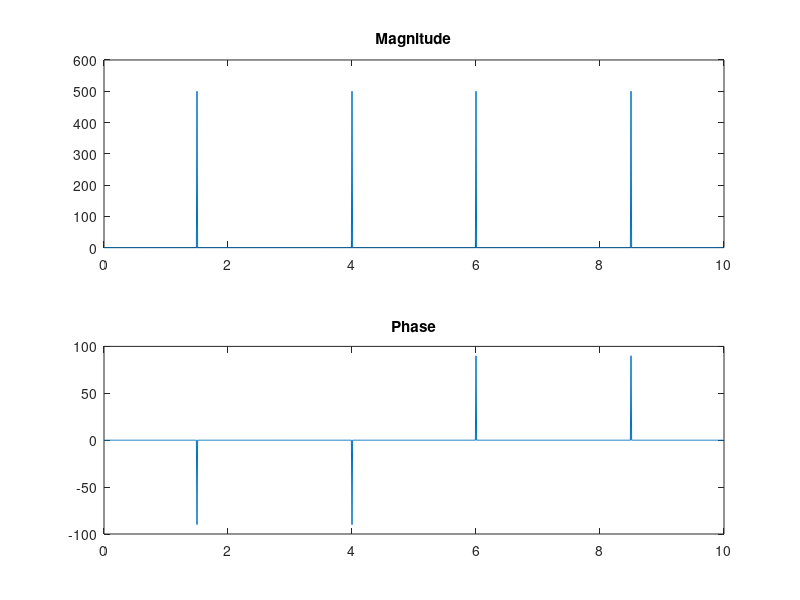

Write MATLAB code to recreate this figure.
t=0:1/100 : 10-1/100; %Time vector
x= sin(2*pi*15*t)+sin(2*pi*40*t); %Signal
y= fft(x) %Compute DFT of x
m=abs(y);
y(m<1e-6)=0;
p= unwrap(angle(y));
f= (0:length(y-1))*100/length(y)
subplot(2,1,1);
plot(t,m);
title('Magnitude');
%ax= gca;
%ax.XTick =[15 40 60 85];
subplot(2,1,2);
plot(t,p*180/pi)
title('Phase');
%ax=gca;
%ax.XTick=[15 40 60 85];
